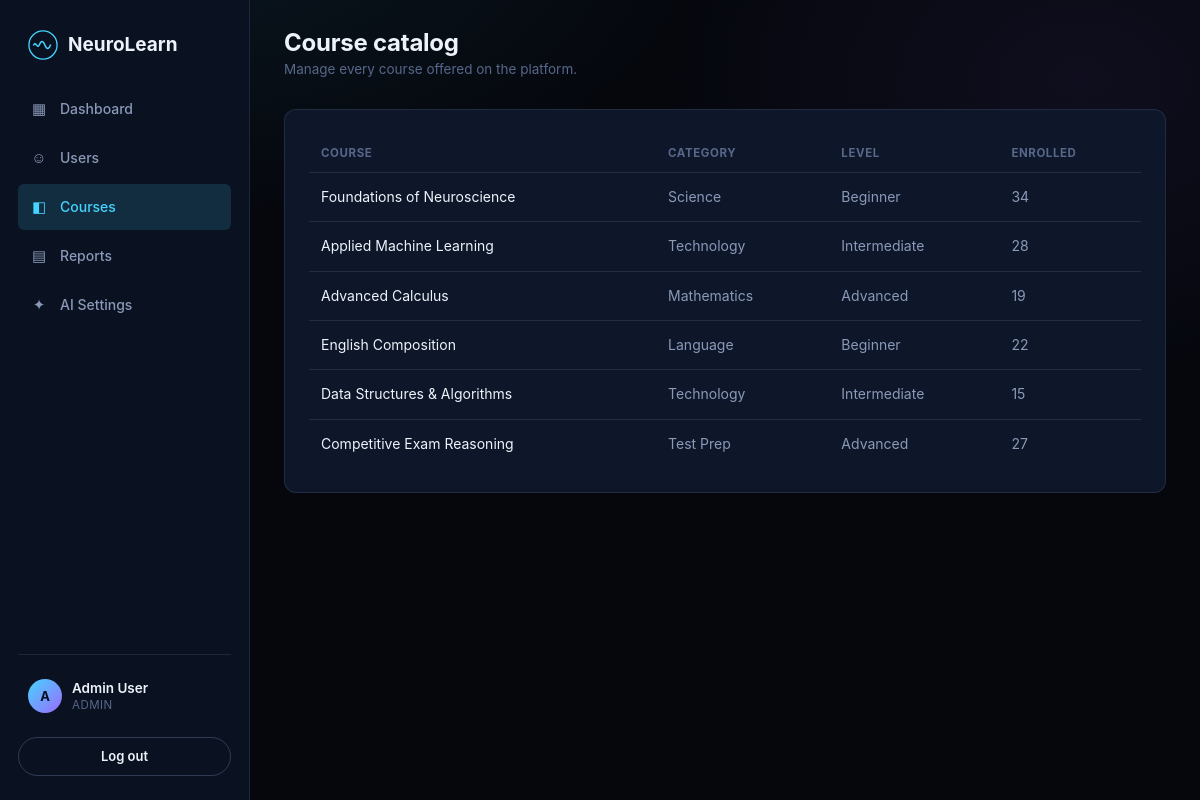
Screenshot of /admin/courses (signed in) with the database file from the repository.
### tables this page shows
CREATE TABLE courses (
    id INTEGER PRIMARY KEY AUTOINCREMENT,
    title TEXT NOT NULL,
    category TEXT,
    level TEXT,
    description TEXT,
    modules INTEGER DEFAULT 6
);

### routes/admin_routes.py (the view)
@admin_bp.route("/courses")
@role_required("admin")
def courses():
    conn = get_db()
    rows = conn.execute("SELECT * FROM courses").fetchall()
    conn.close()
    enrolled_counts = [34, 28, 19, 22, 15, 27]
    courses = []
    for i, c in enumerate(rows):
        courses.append({
            "title": c["title"], "category": c["category"], "level": c["level"],
            "enrolled": enrolled_counts[i % len(enrolled_counts)],
        })
    return render_template("admin/courses.html", courses=courses)

### database/connection.py (called while the page is built)
def get_db():
    conn = sqlite3.connect(Config.DATABASE_PATH)
    conn.row_factory = sqlite3.Row
    conn.execute("PRAGMA foreign_keys = ON")
    return conn

### templates/admin/courses.html (shortened to what this page needs)
{% extends "layouts/app_base.html" %}
{% block sidenav %}
<a href="{{ url_for('admin.dashboard') }}"><span class="ico">▦</span>Dashboard</a>
<a href="{{ url_for('admin.users') }}"><span class="ico">☺</span>Users</a>
<a href="{{ url_for('admin.courses') }}" class="active"><span class="ico">◧</span>Courses</a>
<a href="{{ url_for('admin.reports') }}"><span class="ico">▤</span>Reports</a>
<a href="{{ url_for('admin.ai_settings') }}"><span class="ico">✦</span>AI Settings</a>
{% endblock %}
{% block content %}
<div class="app-topbar"><div><h1>Course catalog</h1><div class="sub">Manage every course offered on the platform.</div></div></div>
<div class="panel">
  <table>
    <thead><tr><th>Course</th><th>Category</th><th>Level</th><th>Enrolled</th></tr></thead>
    <tbody>
      {% for c in courses %}
      <tr>
        <td style="color:var(--text-primary);">{{ c.title }}</td>
        <td>{{ c.category }}</td>
        <td>{{ c.level }}</td>
        <td>{{ c.enrolled }}</td>
      </tr>
      {% endfor %}
    </tbody>
  </table>
</div>
{% endblock %}

### static/css/style.css (style rules this page uses)
:root { --bg-void: #05070d; --bg-navy: #0a1120; --bg-panel: #0e1729; --bg-panel-2: #121d33; --border: rgba(140,168,214,0.14); --border-strong:rgba(140,168,214,0.28); --accent-synapse: #45d4ff; --accent-synapse-dim: rgba(69,212,255,0.14); --accent-violet: #9b6bff; --accent-violet-dim: rgba(155,107,255,0.14); --accent-amber: #ffb454; --accent-rose: #ff6b81; --accent-mint: #4ee2a6; --text-primary: #eef3fb; --text-muted: #8a99b8; --text-faint: #57678a; --font-display: -apple-system, "Segoe UI Semibold", "Helvetica Neue", Arial, sans-serif; --font-body: -apple-system, "Segoe UI", "Helvetica Neue", Arial, sans-serif; --font-data: "SFMono-Regular", Consolas, "Liberation Mono", Menlo, monospace; --radius-sm: 6px; --radius-md: 12px; --radius-lg: 20px; --shadow-glow: 0 0 40px rgba(69,212,255,0.10); }
* { box-sizing:border-box; margin:0; padding:0; }
html { scroll-behavior:smooth; }
body { background: radial-gradient(ellipse 900px 500px at 15% -10%, rgba(69,212,255,0.08), transparent 60%), radial-gradient(ellipse 700px 500px at 90% 10%, rgba(155,107,255,0.07), transparent 60%), var(--bg-void); color:var(--text-primary); font-family:var(--font-body); line-height:1.6; min-height:100vh; }
a { color:inherit; text-decoration:none; }
h1,h2,h3,h4 { font-family:var(--font-display); font-weight:700; letter-spacing:-0.01em; color:var(--text-primary); }
h1 { font-size:52px; line-height:1.08; }
.side-nav a { display:flex; align-items:center; gap:12px; padding:11px 12px; border-radius:var(--radius-sm); color:var(--text-muted); font-size:14px; font-weight:500; }
.side-nav a.active { background:var(--accent-synapse-dim); color:var(--accent-synapse); }
.side-nav .ico { width:18px; text-align:center; font-size:15px; }
.app-topbar { display:flex; justify-content:space-between; align-items:center; margin-bottom:28px; }
.app-topbar h1 { font-size:24px; }
.app-topbar .sub { font-size:13.5px; color:var(--text-faint); margin-top:3px; }
.panel { background:var(--bg-panel); border:1px solid var(--border); border-radius:var(--radius-md); padding:24px; margin-bottom:22px; }
table { width:100%; border-collapse:collapse; font-size:14px; }
th { text-align:left; font-size:11.5px; text-transform:uppercase; letter-spacing:.05em; color:var(--text-faint); padding:10px 12px; border-bottom:1px solid var(--border); }
td { padding:13px 12px; border-bottom:1px solid var(--border); color:var(--text-muted); }
tr:last-child td { border-bottom:none; }

### rows the page displays
courses: title "Foundations of Neuroscience", category "Science", level "Beginner", enrolled "34"
courses: title "Applied Machine Learning", category "Technology", level "Intermediate", enrolled "28"
courses: title "Advanced Calculus", category "Mathematics", level "Advanced", enrolled "19"
courses: title "English Composition", category "Language", level "Beginner", enrolled "22"
courses: title "Data Structures & Algorithms", category "Technology", level "Intermediate", enrolled "15"
courses: title "Competitive Exam Reasoning", category "Test Prep", level "Advanced", enrolled "27"

### other values shown
{{ session.get('name','U')[0]|upper }} "A"
{{ session.get('name','User') }} "Admin User"
{{ session.get('role','student') }} "ADMIN"
